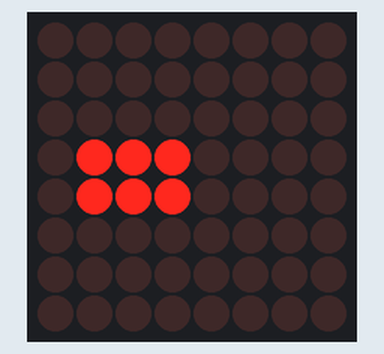
Bench run of a sketch on a simulated Arduino Uno, built with avr-gcc and run on an emulated ATmega328P. On the bench: 8×8 LED matrix.

Above: at 0.1 s.
At 1.1 s:
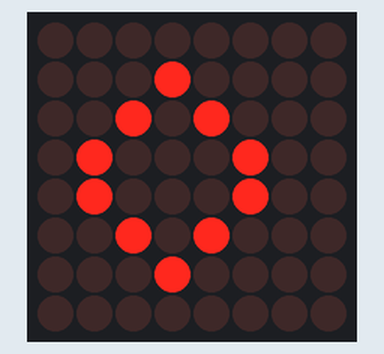

The sketch:

code.ino
```cpp
#include <LedControl.h>

// Initialize the LED Matrix
LedControl lc = LedControl(11, 13, 10, 1); // DIN, CLK, CS, # of Matrices

byte mouthClosed[8] = {
  B00000000,
  B00000000,
  B00000000,
  B01110000,
  B01110000,
  B00000000,
  B00000000,
  B00000000
};

byte mouthOpen[8] = {
  B00000000,
  B00010000,
  B00101000,
  B01000100,
  B01000100,
  B00101000,
  B00010000,
  B00000000
};

void setup() {
  lc.shutdown(0, false);
  lc.setIntensity(0, 8);
  lc.clearDisplay(0);
}

void loop() {
  // Mouth closed (line)
  displayMouth(mouthClosed);
  delay(1000);

  // Mouth open (circle)
  displayMouth(mouthOpen);
  delay(1000);

  // Mouth closed (line)
  displayMouth(mouthClosed);
  delay(1000);
}

void displayMouth(byte mouth[]) {
  for (int i = 0; i < 8; i++) {
    lc.setRow(0, i, mouth[i]);
  }
}
```

Measured:
- what the display in image 1 shows lasts 1.0 s, from 1.0 s to 2.0 s
